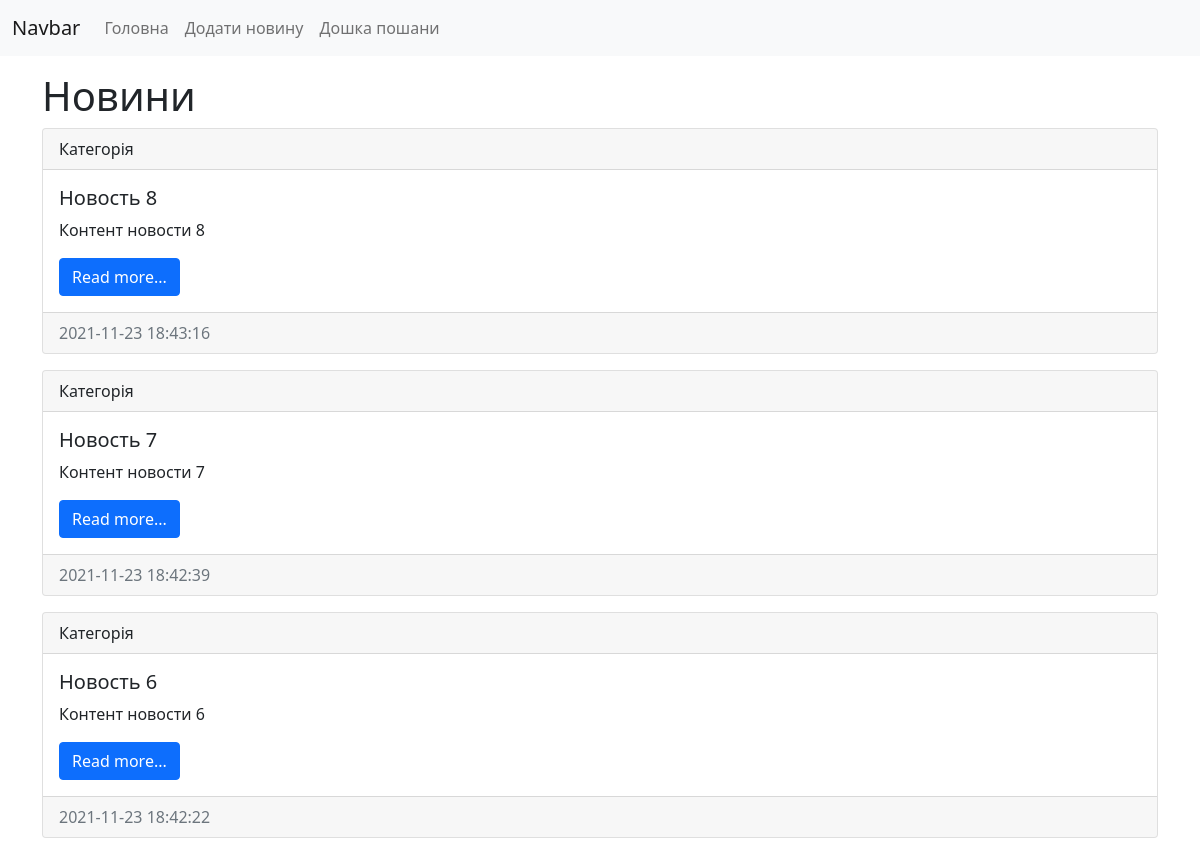
The page /news/ (upper part) on the database as committed earlier.
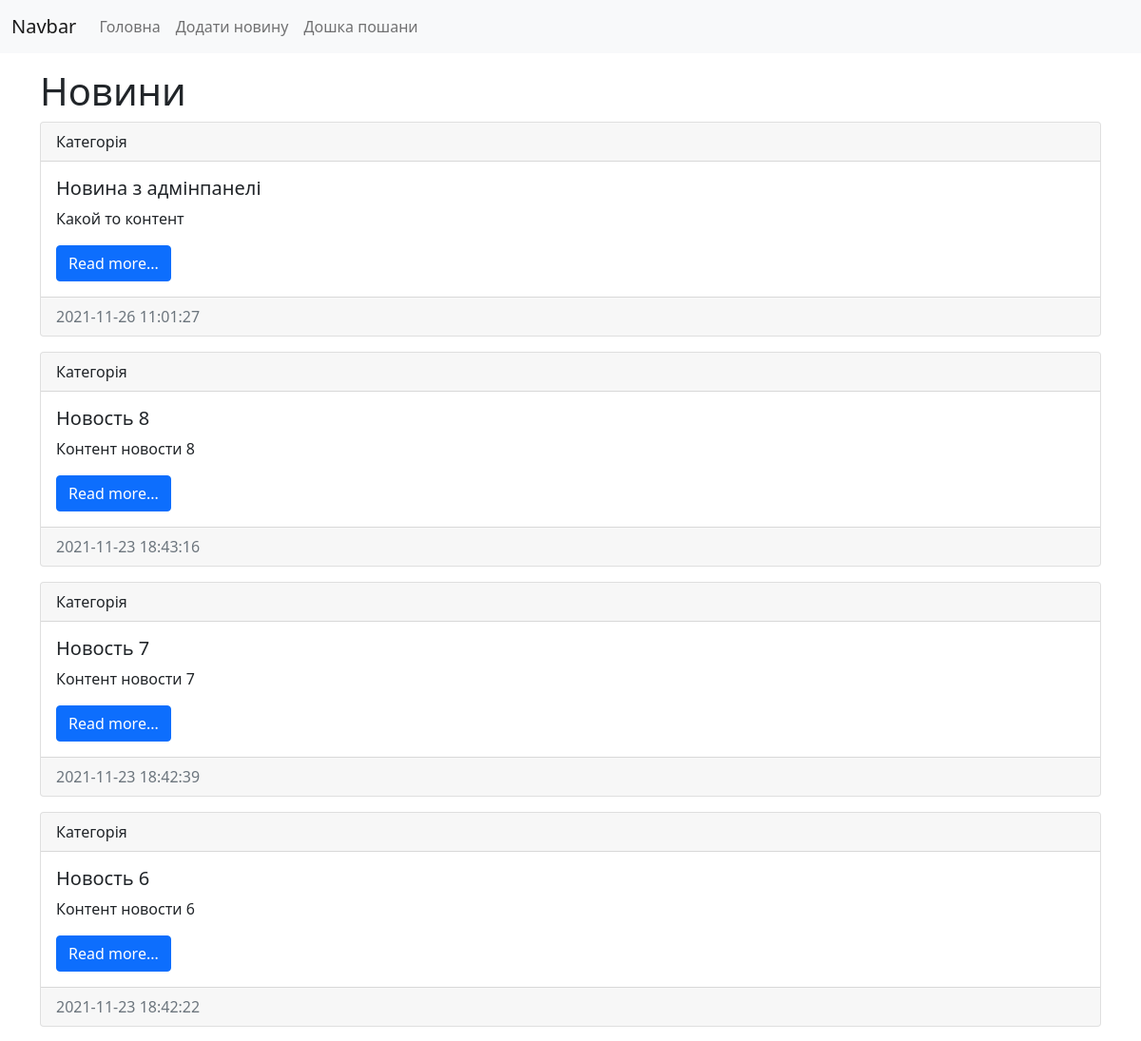
The same page on the database as committed later.
### news/models.py (models this page shows, shortened)
class News(models.Model):
    title = models.CharField(max_length=150, verbose_name='Найменування')
    content = models.TextField(blank=True, verbose_name='Контент')
    created_at = models.DateTimeField(auto_now_add=True, verbose_name='Опублікована')
    updated_at = models.DateTimeField(auto_now_add=True, verbose_name='Оновлення')
    photo = models.ImageField(upload_to='photos/%Y/%m/%d/', blank=True)
    comments = models.TextField(blank=True, verbose_name='Коментар')
    created_at_comments = models.DateTimeField(auto_now_add=True, verbose_name='Дата коментаря')
    is_published_comments = models.BooleanField(default=True, verbose_name='Опоблікування коментаря')
    is_published = models.BooleanField(default=True, verbose_name='Опоблікування новини')
    category = models.ForeignKey('Category', on_delete=models.PROTECT, null=True, blank=True, verbose_name='Категорія')
    comments_user = models.ForeignKey('Comments', on_delete=models.PROTECT, null=True, blank=True,
                                      verbose_name='Коментар')
    """ class Meta вносит изменения в админку:настройка интерфейса, и сортировка
    """
    class Meta:
        verbose_name = 'Новини'
        verbose_name_plural = 'Новину'
        ordering = ['-created_at']

### news/views.py (the view)
# urls.py: path('', index),
def index(request):
    news = News.objects.order_by('-created_at')
    context = {
        'news': news,
        'title': 'Новини',
    }
    return render(request, template_name='news/index.html', context=context)

### news/templates/news/index.html (shortened to what this page needs)
<!doctype html>
<html lang="en">
<head>
    <link href="https://cdn.jsdelivr.net/npm/bootstrap@5.0.2/dist/css/bootstrap.min.css" rel="stylesheet"
>
</head>
    <body>
        <nav class="navbar navbar-expand-lg navbar-light bg-light">
        <div class="container-fluid">
            <a class="navbar-brand" href="/">Navbar</a>
            <div class="collapse navbar-collapse" id="navbarSupportedContent">
                <ul class="navbar-nav me-auto mb-2 mb-lg-0">
                    <li class="nav-item"><a class="nav-link" href="/">Головна</a></li>
                    <li class="nav-item"><a class="nav-link" href="/">Додати новину</a></li>
                    <li class="nav-item"><a class="nav-link" href="/honor/">Дошка пошани</a></li>
                </ul>
            </div>
        </div>
        </nav>
        <div class="container mt-3">
        <h1>{{ title }}</h1>
        <div class="row">
            <div class="col-md-12">
                {% for item in news %}
                <div class="card mb-3">
                    <div class="card-header">
                        Категорія
                    </div>
                    <div class="card-body">
                        <h5 class="card-title">{{ item.title }}</h5>
                        <p class="card-text">{{ item.content }}</p>
                        <a href="#" class="btn btn-primary">Read more...</a>
                    </div>
                    <div class="card-footer text-muted">
                        {{ item.created_at|date:"Y-m-d H:i:s" }}
                    </div>
                </div>
                {% endfor %}
                </div>
        </div>
        </div>
    </body>
</html>

Rows that differ between the two databases and show on the page:
added News: title "Новина з адмінпанелі", content "Какой то контент", created_at "2021-11-26 11:01:27"
